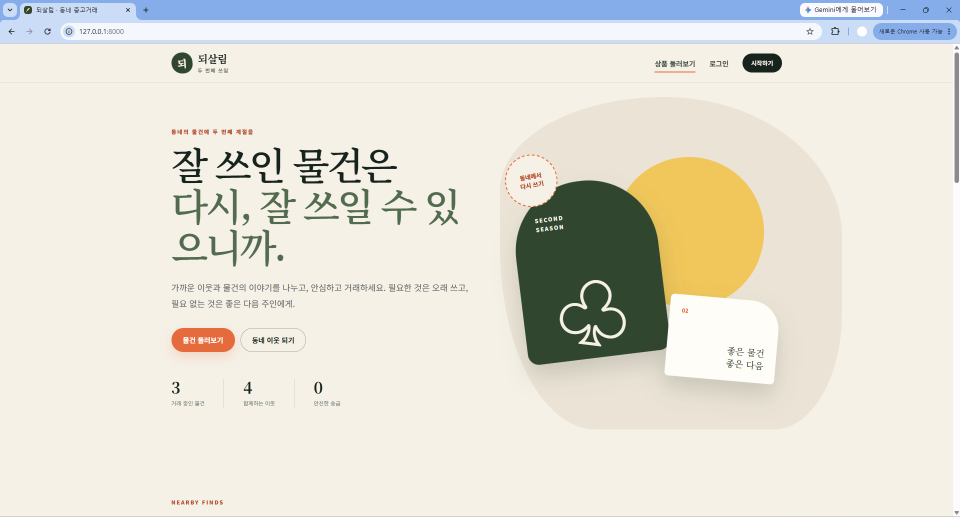
#> input picture docs/report/image-1.png, 1920 x 1034 px (shown at 1/2 size)
$ python -i app.py   (imports and definitions only)
#> lines starting #> are read from the running program, lines starting #| are printed output that depends on the picture
from __future__ import annotations

import argparse
import cgi
import io
import ipaddress
import json
import mimetypes
import os
import re
import sqlite3
import sys
import threading
import time
import traceback
import uuid
import warnings
from datetime import UTC, datetime, timedelta
from http import HTTPStatus
from http.cookies import SimpleCookie
from http.server import BaseHTTPRequestHandler, ThreadingHTTPServer
from pathlib import Path
from urllib.parse import parse_qs, quote, urlparse

from jinja2 import Environment, FileSystemLoader, select_autoescape
from PIL import Image, ImageOps, UnidentifiedImageError

from marketplace.db import (
    INITIAL_BALANCE,
    REPORT_THRESHOLD,
    allow_action,
    audit,
    connect,
    database_path,
    ensure_admin,
    has_private_permissions,
    init_database,
    seed_demo,
    set_private_permissions,
    utc_now,
)
from marketplace.security import (
    hash_password,
    new_token,
    normalize_username,
    token_digest,
    validate_password,
    validate_totp_secret,
    validate_username,
    verify_password,
    verify_totp,
)


ROOT = Path(__file__).resolve().parent
TEMPLATE_DIR = ROOT / "templates"
STATIC_DIR = ROOT / "static"
DEFAULT_UPLOAD_DIR = ROOT / "instance" / "uploads"
MAX_FORM_BYTES = 6 * 1024 * 1024
MAX_IMAGE_BYTES = 4 * 1024 * 1024
MAX_IMAGE_DIMENSION = 6_000
MAX_IMAGE_PIXELS = 20_000_000
MAX_PRODUCTS_PER_USER = 30
SIGNUP_LIMIT_PER_HOUR = 2
LOGIN_IP_LIMIT = 30
LOGIN_ACCOUNT_LIMIT = 7
REPORT_LIMIT_PER_DAY = 10
REPORT_MIN_ACCOUNT_AGE_SECONDS = 60 * 60
SESSION_SECONDS = 12 * 60 * 60


def is_production() -> bool:
    return os.environ.get("APP_ENV", "development").strip().lower() == "production"


# [17 lines left out: function resolve_client_ip, not called in this run]


class StreamConnectionLimiter:
    def __init__(self, total_limit: int = 50, per_ip_limit: int = 3) -> None:
        self.total_limit = total_limit
        self.per_ip_limit = per_ip_limit
        self.total = 0
        self.by_ip: dict[str, int] = {}
        self.lock = threading.Lock()

    # [17 lines left out: functions acquire, release, not called in this run]


STREAM_LIMITER = StreamConnectionLimiter()


class BoundedThreadingHTTPServer(ThreadingHTTPServer):
    daemon_threads = True

    def __init__(self, server_address, handler_class, max_workers: int = 64):
        self._worker_slots = threading.BoundedSemaphore(max_workers)
        super().__init__(server_address, handler_class)

    # [15 lines left out: functions process_request, process_request_thread, not called in this run]

NOTICE_MESSAGES = {
    "signup": "가입이 완료되었습니다. 되살림에 오신 것을 환영해요.",
    "login": "안전하게 로그인했습니다.",
    "logout": "로그아웃했습니다.",
    "profile": "프로필을 저장했습니다.",
    "password": "비밀번호를 변경했습니다. 다른 로그인은 모두 종료했습니다.",
    "product-created": "상품을 등록했습니다.",
    "product-updated": "상품 정보를 수정했습니다.",
    "product-deleted": "상품을 삭제했습니다.",
    "report": "신고를 접수했습니다.",
    "transfer": "송금을 완료했습니다.",
    "admin": "관리 작업을 반영했습니다.",
}


class RequestError(Exception):
    def __init__(self, status: int, message: str) -> None:
        super().__init__(message)
        self.status = status
        self.message = message


def format_money(value: int) -> str:
    return f"{int(value):,}원"


# [5 lines left out: function format_date, not called in this run]


# [6 lines that did not run here, left out]
# [5 lines not run here, left out]


def upload_directory() -> Path:
    return Path(os.environ.get("MARKET_UPLOAD_DIR", DEFAULT_UPLOAD_DIR)).resolve()


def normalize_image(data: bytes) -> tuple[str, bytes, int, int]:
    try:
        with warnings.catch_warnings():
            warnings.simplefilter("error", Image.DecompressionBombWarning)
            with Image.open(io.BytesIO(data)) as probe:
                image_format = (probe.format or "").upper()
                width, height = probe.size
                probe.verify()

            if image_format not in {"PNG", "JPEG", "WEBP"}:
                raise RequestError(400, "PNG, JPEG, WebP 이미지만 등록할 수 있습니다.")
            if (
                width <= 0
                or height <= 0
                or width > MAX_IMAGE_DIMENSION
                or height > MAX_IMAGE_DIMENSION
                or width * height > MAX_IMAGE_PIXELS
            ):
                raise RequestError(400, "이미지 해상도가 허용 범위를 초과했습니다.")

            with Image.open(io.BytesIO(data)) as source:
                source.load()
                normalized = ImageOps.exif_transpose(source)
                width, height = normalized.size
                has_alpha = normalized.mode in {"RGBA", "LA"} or (
                    normalized.mode == "P" and "transparency" in normalized.info
                )
                if image_format == "JPEG":
                    extension = ".jpg"
                    prepared = normalized.convert("RGB")
                    save_options = {
                        "format": "JPEG",
                        "quality": 88,
                        "optimize": True,
                        "progressive": True,
                    }
                elif image_format == "PNG":
                    extension = ".png"
                    prepared = normalized.convert("RGBA" if has_alpha else "RGB")
                    save_options = {"format": "PNG", "optimize": True}
                else:
                    extension = ".webp"
                    prepared = normalized.convert("RGBA" if has_alpha else "RGB")
                    save_options = {
                        "format": "WEBP",
                        "quality": 88,
                        "method": 6,
                    }
                output = io.BytesIO()
                prepared.save(output, **save_options)
                prepared.close()
                normalized_bytes = output.getvalue()
    except RequestError:
        raise
    except (
        Image.DecompressionBombError,
        Image.DecompressionBombWarning,
        OSError,
        SyntaxError,
        UnidentifiedImageError,
        ValueError,
    ) as error:
        raise RequestError(400, "손상되었거나 지원하지 않는 이미지입니다.") from error

    if len(normalized_bytes) > MAX_IMAGE_BYTES:
        raise RequestError(413, "재처리된 상품 사진은 4MB 이하여야 합니다.")
    return extension, normalized_bytes, width, height


def inspect_image(data: bytes) -> tuple[str, int, int]:
    extension, _, width, height = normalize_image(data)
    return extension, width, height


# [36 lines left out: functions delete_uploaded_image, cleanup_orphan_uploads, not called in this run]


class MarketplaceHandler(BaseHTTPRequestHandler):
    server_version = "ResalimMarket/1.0"
    sys_version = ""

    def setup(self) -> None:
        super().setup()
        self.connection.settimeout(15)

    # [6 lines left out: function log_message, not called in this run]

    def do_GET(self) -> None:
        self._run(self._dispatch_get)

    def do_POST(self) -> None:
        self._run(self._dispatch_post)

    def do_HEAD(self) -> None:
        self._run(self._dispatch_get, head_only=True)

    # [168 lines left out: functions _run, _prepare_request, _load_current_user, _queue_cookie, _common_headers, _send and 4 more, not called in this run]

    def _query_value(self, name: str, default: str = "") -> str:
        values = self.query.get(name)
        return values[0] if values else default

    # [1528 lines left out: functions _require_user, _require_admin, _read_form, _check_csrf, _dispatch_get, _dispatch_post and 38 more, not called in this run]


# [2 lines not run here, left out]

>>> import cv2
>>> picture = cv2.imread('docs/report/image-1.png', cv2.IMREAD_GRAYSCALE)
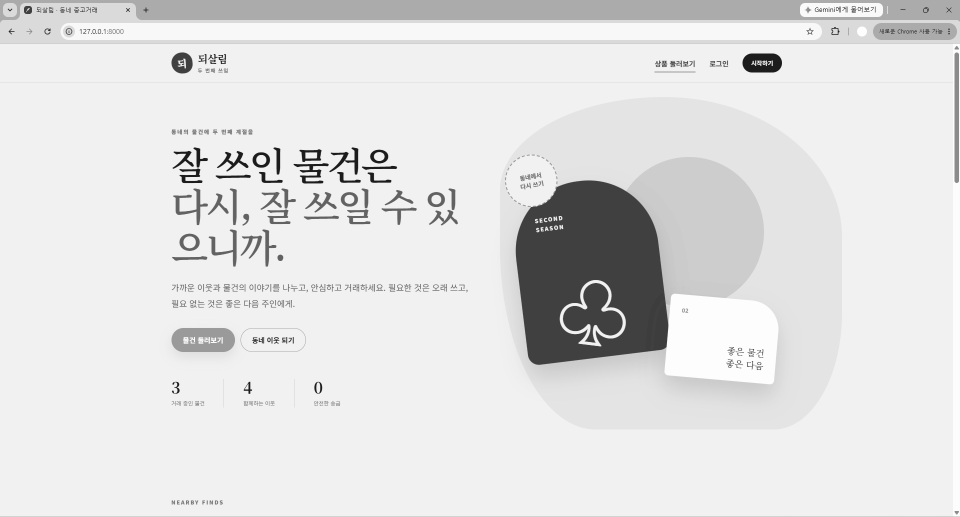
#> picture: shape (1034, 1920) (shown at 1/2 size); min 0, max 255, mean 224.7
>>> result = inspect_image(picture)
#> (the run stopped early here; a loop or call above may not have finished)
